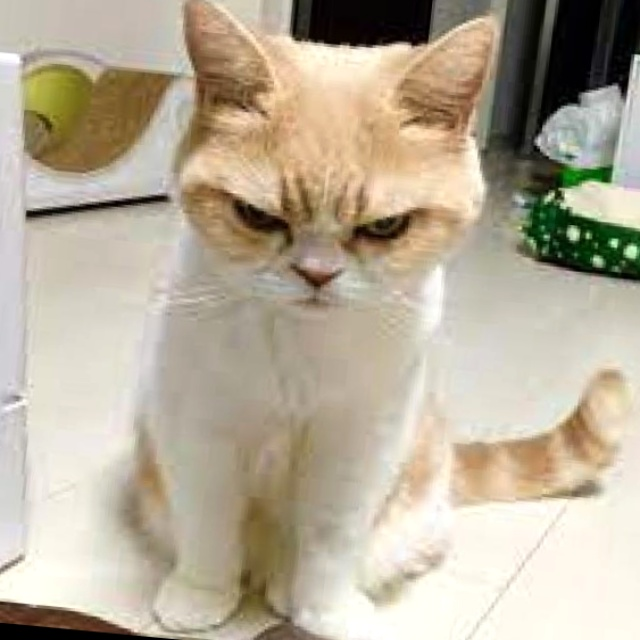
#> input picture augmented_images/aug_angry_140.jpg, 640 x 640 px
$ python -i app.py   (imports and definitions only)
#> lines starting #> are read from the running program, lines starting #| are printed output that depends on the picture
from flask import Flask, request, render_template
import cv2
import numpy as np
from skimage.feature import hog
from sklearn.preprocessing import StandardScaler
import joblib
import os
import tempfile
import shutil

# [5 lines not run here, left out]

# Define a temporary directory for processing
TEMP_UPLOAD_FOLDER = 'static/uploads/'
# [1 line that did not run here, left out]

# Ensure the upload folder exists
# [2 lines not run here, left out]

# Function to preprocess the image (same as notebook pipeline)
def preprocess_image(image_path):
    # Scale and pad to 128x128
#> called with image_path = 'augmented_images/aug_angry_140.jpg'
    img = cv2.imread(image_path, cv2.IMREAD_GRAYSCALE)
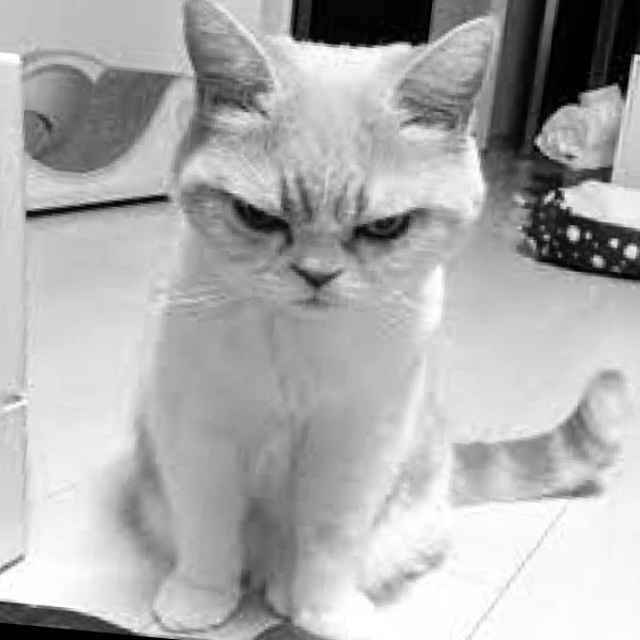
#> img: shape (640, 640); min 0, max 255, mean 174
    if img is None:
        return None
    h, w = img.shape
#> h = 640; w = 640
    target_size = (128, 128)
    aspect_ratio = w / h
#> aspect_ratio = 1
    target_aspect = target_size[0] / target_size[1]
    if aspect_ratio > target_aspect:
        new_w = target_size[0]
        new_h = int(target_size[0] / aspect_ratio)
    else:
        new_w = int(target_size[1] * aspect_ratio)
#> new_w = 128
        new_h = target_size[1]
    new_w = min(new_w, target_size[0])
    new_h = min(new_h, target_size[1])
    if new_w <= 0 or new_h <= 0:
        return None
    resized = cv2.resize(img, (new_w, new_h), interpolation=cv2.INTER_AREA)
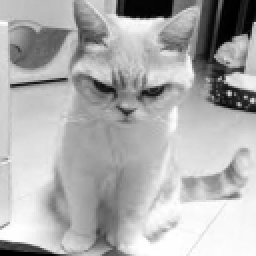
#> resized: shape (128, 128) (shown 2 times larger); min 0, max 255, mean 174
    top = (target_size[1] - new_h) // 2
    bottom = target_size[1] - new_h - top
    left = (target_size[0] - new_w) // 2
#> left = 0
    right = target_size[0] - new_w - left
#> right = 0
    padded = cv2.copyMakeBorder(resized, top, bottom, left, right, cv2.BORDER_CONSTANT, value=0)

    # Apply mild sharpening
    blurred = cv2.GaussianBlur(padded, (5, 5), 0)
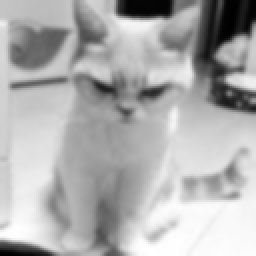
#> blurred: shape (128, 128) (shown 2 times larger); min 0, max 255, mean 174
    sharpened = cv2.addWeighted(padded, 1.5, blurred, -0.5, 0)

    # Extract HOG features
    features, _ = hog(
        sharpened,
        orientations=9,
        pixels_per_cell=(16, 16),
        cells_per_block=(2, 2),
        visualize=True
    )
#> features = 1764 values, max 0.443 at index 507, min 0.00257 at index 230, mean 0.141
    return features

# [60 lines that did not run here, left out]

# [2 lines not run here, left out]

>>> result = preprocess_image('augmented_images/aug_angry_140.jpg')
#> result has the same summary as features in preprocess_image

$ run again, on augmented_images/aug_angry_142.jpg
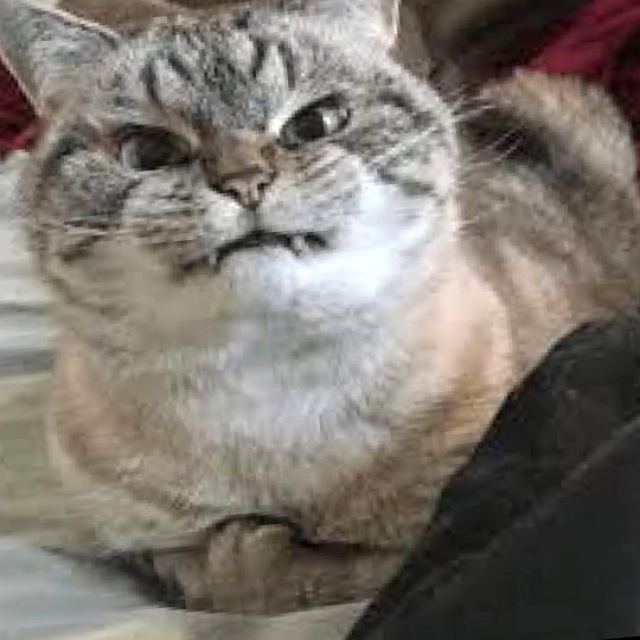
#> input picture augmented_images/aug_angry_142.jpg, 640 x 640 px
#> in preprocess_image, `resized = cv2.resize(img, (new_w, new_h), interpolation=cv2.INTER_AREA)`:
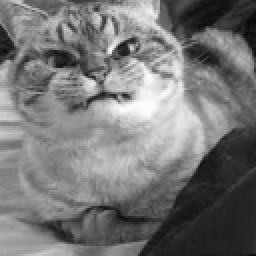
#> resized: shape (128, 128) (shown 2 times larger); min 8, max 254, mean 118.4
#> in preprocess_image, `blurred = cv2.GaussianBlur(padded, (5, 5), 0)`:
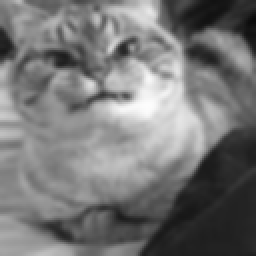
#> blurred: shape (128, 128) (shown 2 times larger); min 11, max 253, mean 118.5
#> features = 1764 values, max 0.329 at index 1477, min 0.00451 at index 1538, mean 0.152
#> result has the same summary as features in preprocess_image

$ run again, on augmented_images/aug_angry_143.jpg
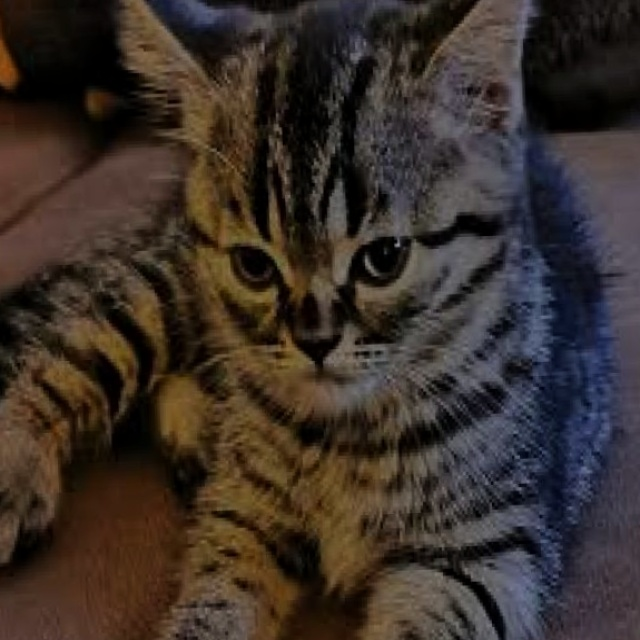
#> input picture augmented_images/aug_angry_143.jpg, 640 x 640 px
#> in preprocess_image, `resized = cv2.resize(img, (new_w, new_h), interpolation=cv2.INTER_AREA)`:
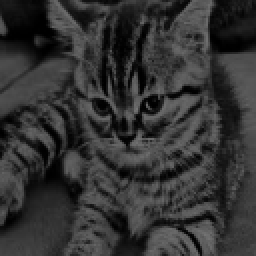
#> resized: shape (128, 128) (shown 2 times larger); min 0, max 117, mean 51.1
#> in preprocess_image, `blurred = cv2.GaussianBlur(padded, (5, 5), 0)`:
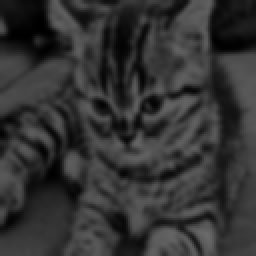
#> blurred: shape (128, 128) (shown 2 times larger); min 0, max 106, mean 51.1
#> features = 1764 values, max 0.282 at index 216, min 0.00121 at index 485, mean 0.152
#> result has the same summary as features in preprocess_image

$ run again, on augmented_images/aug_angry_145.jpg
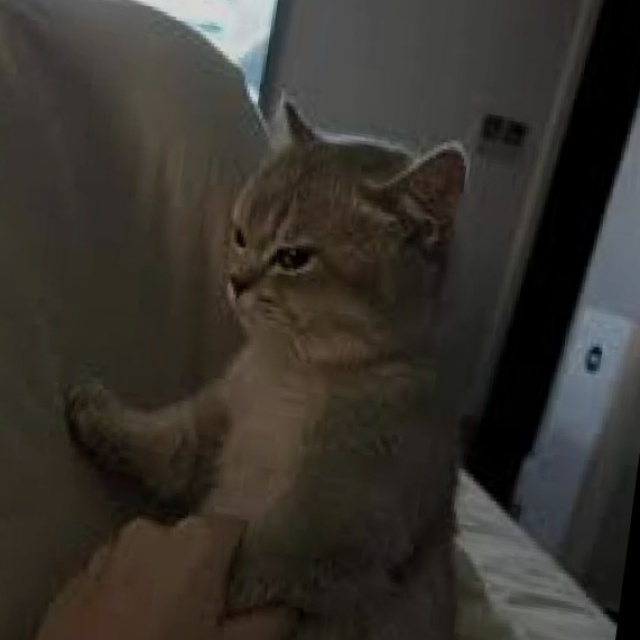
#> input picture augmented_images/aug_angry_145.jpg, 640 x 640 px
#> in preprocess_image, `resized = cv2.resize(img, (new_w, new_h), interpolation=cv2.INTER_AREA)`:
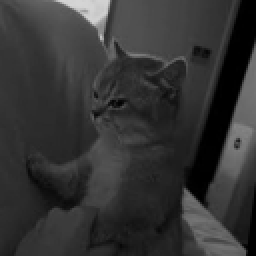
#> resized: shape (128, 128) (shown 2 times larger); min 0, max 213, mean 52
#> features = 1764 values, max 0.43 at index 50, min 0.000832 at index 480, mean 0.135
#> result has the same summary as features in preprocess_image
